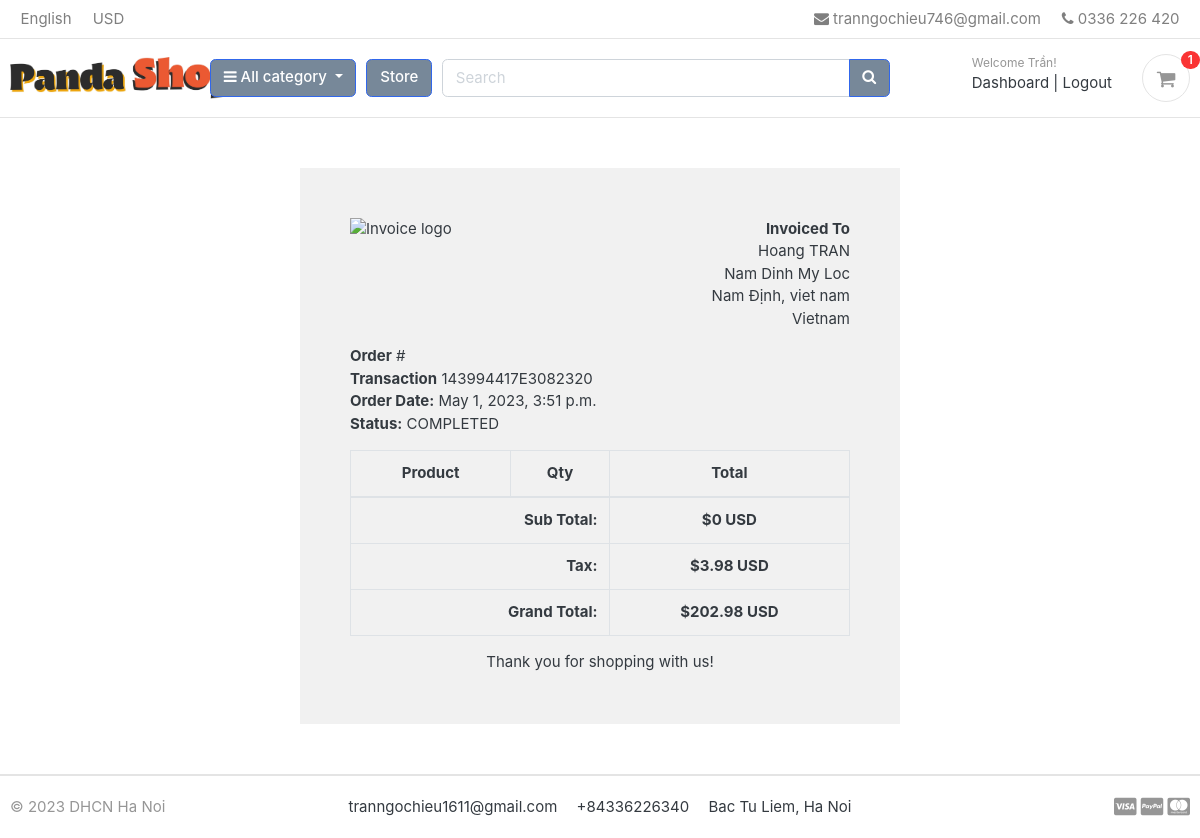
Screenshot of /accounts/order_detail/2023050162 (signed in) with the database file from the repository.
### accounts/models.py (models this page shows, shortened)
class Account(AbstractBaseUser, PermissionsMixin):
    first_name      = models.CharField(max_length=50)
    last_name       = models.CharField(max_length=50)
    username        = models.CharField(max_length=50, unique=True)
    email           = models.EmailField(max_length=100, unique=True)
    phone_number    = models.CharField(max_length=50)
    date_joined     = models.DateTimeField(auto_now_add=True)
    last_login      = models.DateTimeField(auto_now_add=True)
    is_admin        = models.BooleanField(default=False)
    is_staff        = models.BooleanField(default=False)
    is_active       = models.BooleanField(default=False)
    is_superadmin   = models.BooleanField(default=False)
    USERNAME_FIELD = 'email'
    REQUIRED_FIELDS = ['username', 'first_name', 'last_name']
    objects = MyAccountManager()

### orders/models.py (models this page shows, shortened)
class Order(models.Model):
    STATUS = (
        ('New', 'New'),
        ('Accepted', 'Accepted'),
        ('Completed', 'Completed'),
        ('Cancelled', 'Cancelled'),
    )
    user = models.ForeignKey(Account, on_delete=models.SET_NULL, null=True)
    payment = models.ForeignKey(Payment, on_delete=models.SET_NULL, blank=True, null=True)
    order_number = models.CharField(max_length=20)
    first_name = models.CharField(max_length=50)
    last_name = models.CharField(max_length=50)
    phone = models.CharField(max_length=15)
    email = models.EmailField(max_length=50)
    address_line_1 = models.CharField(max_length=50)
    address_line_2 = models.CharField(max_length=50, blank=True)
    country = models.CharField(max_length=50)
    state = models.CharField(max_length=50)
    city = models.CharField(max_length=50)
    order_note = models.CharField(max_length=100, blank=True)
    order_total = models.FloatField()
    tax = models.FloatField()
    status = models.CharField(max_length=10, choices=STATUS, default='New')
    ip = models.CharField(blank=True, max_length=20)
    is_ordered = models.BooleanField(default=False)
    created_at = models.DateTimeField(auto_now_add=True)
    updated_at = models.DateTimeField(auto_now=True)
    def full_name(self):
        return f'{self.first_name} {self.last_name}'
    def full_address(self):
        return f'{self.address_line_1} {self.address_line_2}'

class Payment(models.Model):
    user = models.ForeignKey(Account, on_delete=models.CASCADE)
    payment_id = models.CharField(max_length=100)
    payment_method = models.CharField(max_length=100)
    amount_paid = models.CharField(max_length=100)
    status = models.CharField(max_length=100)
    created_at = models.DateTimeField(auto_now_add=True)

### accounts/views.py (the view)
# urls.py: path('order_detail/<int:order_id>', views.order_detail, name="order_detail"),
@login_required(login_url = 'login')
def order_detail(request, order_id):
    order_detail = OrderProduct.objects.filter(order__order_number=order_id)
    order = Order.objects.get(order_number=order_id)
    subtotal = 0
    for i in order_detail:
        subtotal += i.product_price * i.quantity
    context = {
        'order_detail': order_detail,
        'order': order,
        'subtotal': subtotal,
    }
    return render(request, 'accounts/order_detail.html', context)

### carts/context_processors.py (called while the page is built)
def counter(request):
    cart_count = 0
    if 'admin' in request.path:
        return {}
    else:
        try:
            cart = Cart.objects.filter(cart_id=_cart_id(request))
            if request.user.is_authenticated:
                cart_items = CartItem.objects.all().filter(user=request.user)
            else:
                cart_items = CartItem.objects.all().filter(cart=cart[:1])
            for cart_item in cart_items:
                cart_count += cart_item.quantity
        except Cart.DoesNotExist:
            cart_count = 0
    return dict(cart_count=cart_count)

### carts/views.py (called while the page is built)
def _cart_id(request):
    cart = request.session.session_key
    if not cart:
        cart = request.session.create()
    return cart

### category/context_processors.py (called while the page is built)
def menu_links(request):
    links = Category.objects.all()
    return dict(links=links)

### category/models.py (called while the page is built)
    def get_url(self):
        return reverse('product_by_category', args=[self.slug])

### Template/accounts/order_detail.html (shortened to what this page needs)
{% extends 'base.html' %}
{% load static %}
{% block content %}
<div class="container" style="margin: 0 auto;width: 50%;padding: 50px;background: #f1f1f1;margin-top: 50px;margin-bottom: 50px;">
    <div class="row invoice row-printable">
        <div class="col-md-12">
            <div class="panel panel-default plain" id="dash_0">
                <div class="panel-body p30">
                    <div class="row">
                        <div class="col-lg-6">
                            <div class="invoice-logo"><img src="{% static '/images/logo.png' %}" alt="Invoice logo" style="max-height: 40px;"></div>
                        </div>
                        <div class="col-lg-6">
                            <div class="invoice-from">
                                <ul class="list-unstyled text-right">
                                    <li><strong>Invoiced To</strong></li>
                                    <li>{{ order.full_name }}</li>
                                    <li>{{ order.full_address }}</li>
                                    <li>{{ order.city }}, {{ order.state }}</li>
                                    <li>{{ order.country }}</li>
                                </ul>
                            </div>
                        </div>
                        <div class="col-lg-12">
                            <div class="invoice-details mt25">
                                <div class="well">
                                    <ul class="list-unstyled mb0">
                                        <li><strong>Order</strong> #{{ order_number  }}</li>
                                        <li><strong>Transaction</strong> {{ order.payment.payment_id }}</li>
                                        <li><strong>Order Date:</strong> {{ order.created_at  }}</li>
                                        <li><strong>Status:</strong> {{ order.payment.status }}</li>
                                    </ul>
                                </div>
                            </div>
                            <div class="invoice-items">
                                <div class="table-responsive" style="overflow: hidden; outline: none;" tabindex="0">
                                    <table class="table table-bordered">
                                        <thead>
                                            <tr>
                                                <th class="per70 text-center">Product</th>
                                                <th class="per5 text-center">Qty</th>
                                                <th class="per25 text-center">Total</th>
                                            </tr>
                                        </thead>
                                        <tfoot>
                                            <tr>
                                                <th colspan="2" class="text-right">Sub Total:</th>
                                                <th class="text-center">${{ subtotal }} USD</th>
                                            </tr>
                                            <tr>
                                                <th colspan="2" class="text-right">Tax:</th>
                                                <th class="text-center">${{ order.tax }} USD</th>
                                            </tr>
                                            <tr>
                                                <th colspan="2" class="text-right">Grand Total:</th>
                                                <th class="text-center">${{ order.order_total }} USD</th>
                                            </tr>
                                        </tfoot>
                                    </table>
                                </div>
                            </div>
                            <div class="invoice-footer mt25">
                                <p class="text-center">Thank you for shopping with us!</p>
                            </div>
                        </div>
                    </div>
                </div>
            </div>
        </div>
    </div>
    </div>
{% endblock %}

### Template/includes/navbar.html (shortened to what this page needs)
{% load static %}
<header class="section-header">
    <nav class="navbar p-md-0 navbar-expand-sm navbar-light border-bottom">
    <div class="container">
      <div class="collapse navbar-collapse" id="navbarTop4">
        <ul class="navbar-nav mr-auto">
            <li class="nav-item dropdown">
                 <a href="#" class="nav-link">   English </a>
            </li>
            <li class="nav-item dropdown">
                <a href="#" class="nav-link"> USD </a>
            </li>
        </ul>
        <ul class="navbar-nav">
            <li><a href="#" class="nav-link"> <i class="fa fa-envelope"></i> tranngochieu746@gmail.com </a></li>
            <li><a href="#" class="nav-link"> <i class="fa fa-phone"></i> 0336 226 420</a></li>
        </ul>
      </div>
    </div>
    </nav>
    <section class="header-main border-bottom">
        <div class="container">
    <div class="row align-items-center">
        <div class="col-lg-2 col-md-3 col-6">
            <a href="{% url 'home' %}" class="brand-wrap">
                <img class="logo" src="{% static './images/Panda1.jpg' %}">
            </a>
        </div>
        <div class="col-lg col-sm col-md col-6 flex-grow-0">
            <div class="category-wrap dropdown d-inline-block float-right">
                <button type="button" class="btn btn-primary dropdown-toggle" data-toggle="dropdown" style="background-color: lightslategray;">
                    <i class="fa fa-bars"></i> All category
                </button>
            </div>
        </div>
        <a href="{% url 'store' %}" class="btn btn-outline-primary" style="background-color: lightslategray; color: white;">Store</a>
        <div class="col-lg  col-md-6 col-sm-12 col">
            <form action="{% url 'search' %}" class="search" method="GET">
                <div class="input-group w-100">
                    <input type="text" class="form-control" style="width:60%;" placeholder="Search", name="keyword">
                    <div class="input-group-append">
                      <button class="btn btn-primary" type="submit" style="background-color: lightslategray;">
                        <i class="fa fa-search"></i>
                      </button>
                    </div>
                </div>
            </form>
        </div>
        <div class="col-lg-3 col-sm-6 col-8 order-2 order-lg-3">
                    <div class="d-flex justify-content-end mb-3 mb-lg-0">
                        {% if user.id is None %}
                        <div class="widget-header">
                            <small class="title text-muted">Welcome guest!</small>
                            <div>
                                <a href="{% url 'login' %}">Sign in</a> <span class="dark-transp"> | </span>
                                <a href="{% url 'register' %}"> Register</a>
                            </div>
                        </div>
                        {% else %}
                        <div class="widget-header">
                            <small class="title text-muted">Welcome {{user.first_name}}!</small>
                            <div>
                                <a href="{% url 'dashboard' %}">Dashboard</a> <span class="dark-transp"> | </span>
                                <a href="{% url 'logout' %}">Logout</a>
                            </div>
                        </div>
                        {% endif %}
                        <a href="{% url 'cart' %}" class="widget-header pl-3 ml-3">
                            <div class="icon icon-sm rounded-circle border"><i class="fa fa-shopping-cart"></i></div>
                            <span class="badge badge-pill badge-danger notify">{{ cart_count }}</span>
                        </a>
                    </div>
                </div>
    </div>
        </div>
    </section>
</header>

### static/css/ui.css (style rules this page uses)
html { font-family: "Inter", sans-serif; font-size: 15px; }
.icon-xs, .icon-sm, .icon-md, .icon-lg { display: inline-block; text-align: center; flex-shrink: 0; flex-grow: 0; }
.icon-sm { width: 48px; height: 48px; line-height: 48px !important; font-size: 20px; }
p:last-child { margin-bottom: 0; }
.header-main { position: relative; padding-top: 1rem; padding-bottom: 1rem; }
.brand-wrap .logo, .navbar-brand .logo { margin-right: 7px; max-height: 42px; display: inline-block; }
.widget-header { display: inline-block; vertical-align: middle; position: relative; }
.widget-header a { color: #343a40; }
.widget-header i { color: #969696; }
.widget-header .title { display: block; }
.widget-header .notify { position: absolute; top: -3px; right: -10px; }
[class*=list-] li:after { visibility: hidden; display: block; content: ""; overflow: hidden; height: 0; clear: both; }
.notify { position: absolute; top: -4px; right: -10px; display: inline-block; padding: 0.25em 0.6em; font-size: 12px; line-height: 1; text-align: center; border-radius: 3rem; color: #fff; background-color: #fa3434; }

### rows the page displays
Account: first_name "Trần"
Order: full_name "Hoang TRAN", full_address "Nam Dinh My Loc", city "Nam Định", state "viet nam", country "Vietnam", payment.payment_id "143994417E3082320", created_at "May 1, 2023, 3:51 p.m.", payment.status "COMPLETED", tax "3.98", order_total "202.98"

### other values shown
{{ cart_count }} "1"
{{ subtotal }} "0"
